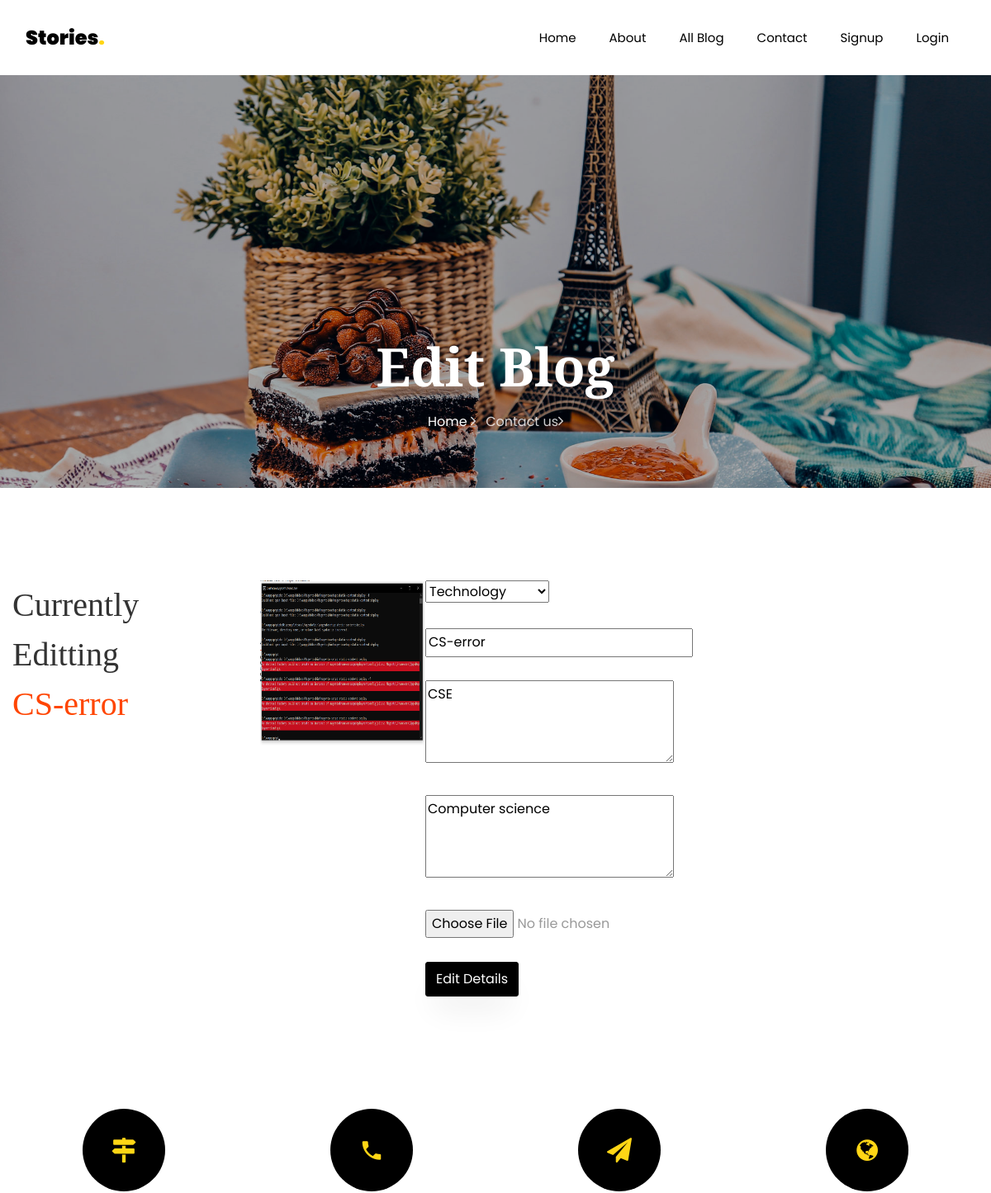
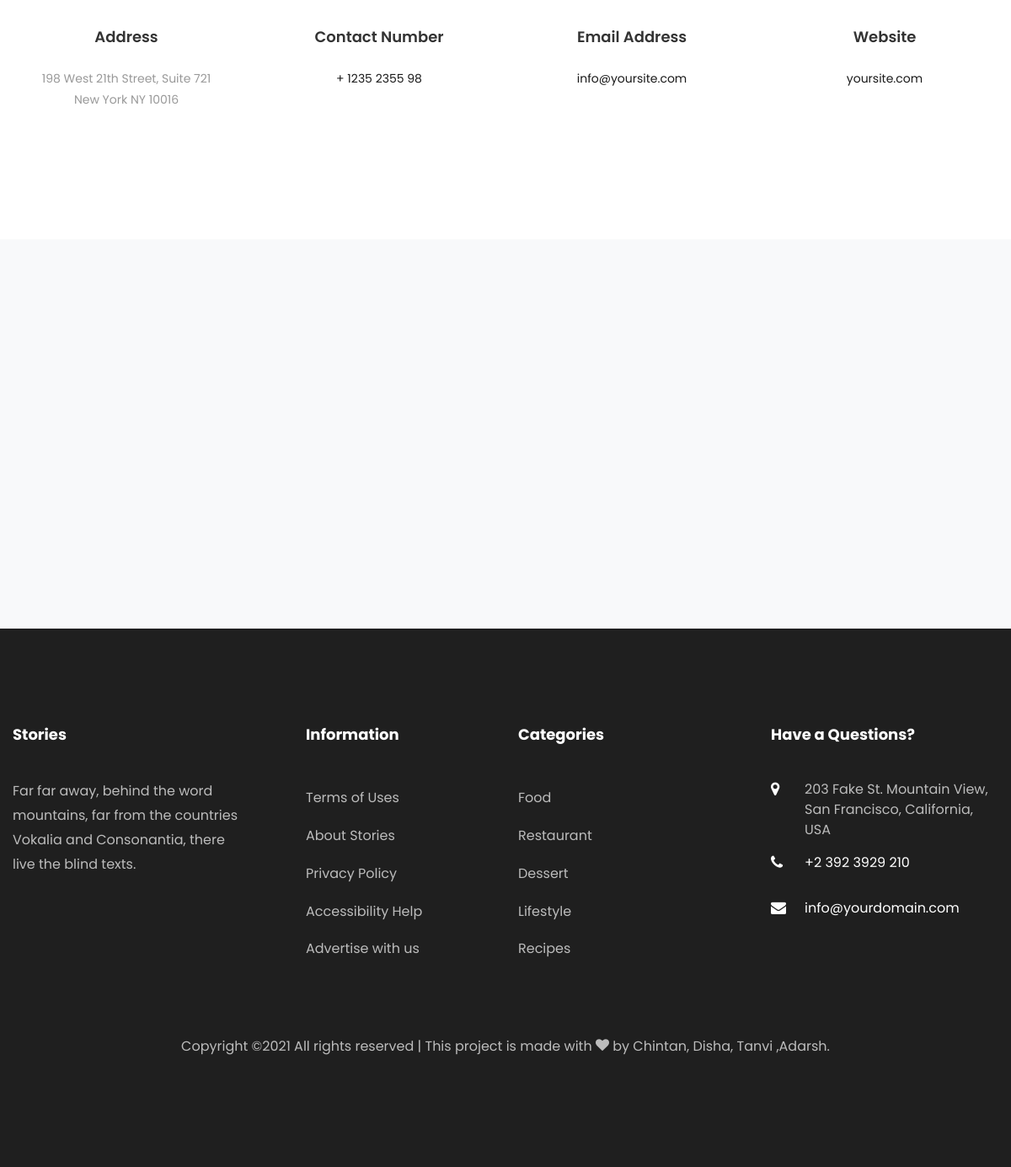
/Edit_blog/16/, run on the app's committed database (2 pictures, top to bottom).
### Blog/models.py (models this page shows, shortened)
class BlogModel(models.Model):
    usr = models.ForeignKey(User,on_delete=models.CASCADE,null=True)
    cat = models.ForeignKey(Category,on_delete=models.CASCADE,null=True)
    title = models.CharField(max_length=100,null=True)
    sdes = models.TextField(null=True)
    long_des = models.TextField(null=True)
    date = models.DateField(null=True)
    image = models.FileField(null=True)

### Blog/views.py (the view, shortened to what this page needs)
# urls.py: path('Edit_blog/<int:bid>/', Edit_blog, name='editb'),
def Edit_blog(request,bid):
    blogdata = BlogModel.objects.get(id = bid)
    allcategory = Category.objects.all()
    d = {"blogdata":blogdata,"allcategory":allcategory}
    return render(request,'newtemp/edit.html',d)

### Blog/templates/newtemp/edit.html (shortened to what this page needs)
{% extends 'newtemp/base.html' %}
{% block body %}
{% load static  %}
    <section class="hero-wrap hero-wrap-2" style="background-image: url({% static 'images/bg_4.jpg' %});">
      <div class="overlay"></div>
      <div class="container">
        <div class="row no-gutters slider-text align-items-end justify-content-center">
          <div class="col-md-9 ftco-animate pb-5 text-center">
            <h1 class="mb-3 bread">Edit Blog</h1>
            <p class="breadcrumbs"><span class="mr-2"><a href="index.html">Home <i class="ion-ios-arrow-forward"></i></a></span> <span>Contact us<i class="ion-ios-arrow-forward"></i></span></p>
          </div>
        </div>
      </div>
    </section>
    <section class="ftco-section ftco-no-pb contact-section">
      <div class="container">
        <div class="row block-9">
            <div class="col-md-3 order-md-last d-flex">
            <h1>Currently Editting <p style="color:orangered">{{ blogdata.title }}</p></h1>
            </div>
          <div class="col-md-6 order-md-last d-flex">
   {% if blogdata.image %}
    <img src="{{ blogdata.image.url }}" height="200px;" width="200px;">
    <br><br>
    {% else %}
    <h3>No Image</h3>
    {% endif %}
    <form action="" method="post" enctype="multipart/form-data">
        <select name="cat">
            {% for i in allcategory %}
            {% if i.id == blogdata.cat.id %}
            <option value="{{ i.id }}" selected>{{ i.name }}</option>
            {% else %}
             <option value="{{ i.id }}" >{{ i.name }}</option>
            {% endif %}
            {% endfor %}
        </select><br><br>
        <input type="text" placeholder="Title" name="bname" value="{{blogdata.title}}"/><br><br>
        <textarea placeholder="Short Description"  name="short"
        style="height:100px;">{{ blogdata.sdes }}</textarea><br><br>
        <textarea placeholder="Long Description"
                  name="long" style="height:100px;">{{ blogdata.long_des }}</textarea><br><br>
        <input type="file"  name="img"><br><br>
        <input type="submit" class="btn btn-black py-2" value="Edit Details">
    </form>
          </div>
        </div>
      </div>
    </section>
		<section class="ftco-section contact-section">
      <div class="container">
        <div class="row d-flex contact-info">
          <div class="col-md-3 d-flex">
          	<div class="align-self-stretch box p-4 text-center">
          		<div class="icon d-flex align-items-center justify-content-center">
          			<span class="icon-map-signs"></span>
          		</div>
          		<h3 class="mb-4">Address</h3>
	            <p>198 West 21th Street, Suite 721 New York NY 10016</p>
	          </div>
          </div>
          <div class="col-md-3 d-flex">
          	<div class="align-self-stretch box p-4 text-center">
          		<div class="icon d-flex align-items-center justify-content-center">
          			<span class="icon-phone2"></span>
          		</div>
          		<h3 class="mb-4">Contact Number</h3>
	            <p><a href="tel://1234567920">+ 1235 2355 98</a></p>
	          </div>
          </div>
          <div class="col-md-3 d-flex">
          	<div class="align-self-stretch box p-4 text-center">
          		<div class="icon d-flex align-items-center justify-content-center">
          			<span class="icon-paper-plane"></span>
          		</div>
          		<h3 class="mb-4">Email Address</h3>
	            <p><a href="mailto:info@yoursite.com">info@yoursite.com</a></p>
	          </div>
          </div>
          <div class="col-md-3 d-flex">
          	<div class="align-self-stretch box p-4 text-center">
          		<div class="icon d-flex align-items-center justify-content-center">
          			<span class="icon-globe"></span>
          		</div>
          		<h3 class="mb-4">Website</h3>
	            <p><a href="#">yoursite.com</a></p>
	          </div>
          </div>
        </div>
      </div>
    </section>
{% endblock %}

### Blog/static/css/icomoon.css (style rules this page uses)
[class^="icon-"], [class*=" icon-"] { font-family: 'icomoon' !important; speak: none; font-style: normal; font-weight: normal; font-variant: normal; text-transform: none; line-height: 1; -webkit-font-smoothing: antialiased; -moz-osx-font-smoothing: grayscale; }
.icon-globe:before { content: "\f0ac"; }
.icon-paper-plane:before { content: "\f1d8"; }
.icon-map-signs:before { content: "\f277"; }
.icon-phone2:before { content: "\e0cd"; }

### data on the page
BlogModel: title "CS-error", image (picture), bname "CS-error", short "CSE", long "Computer science"

### other printed values
form field cat "Technology"
